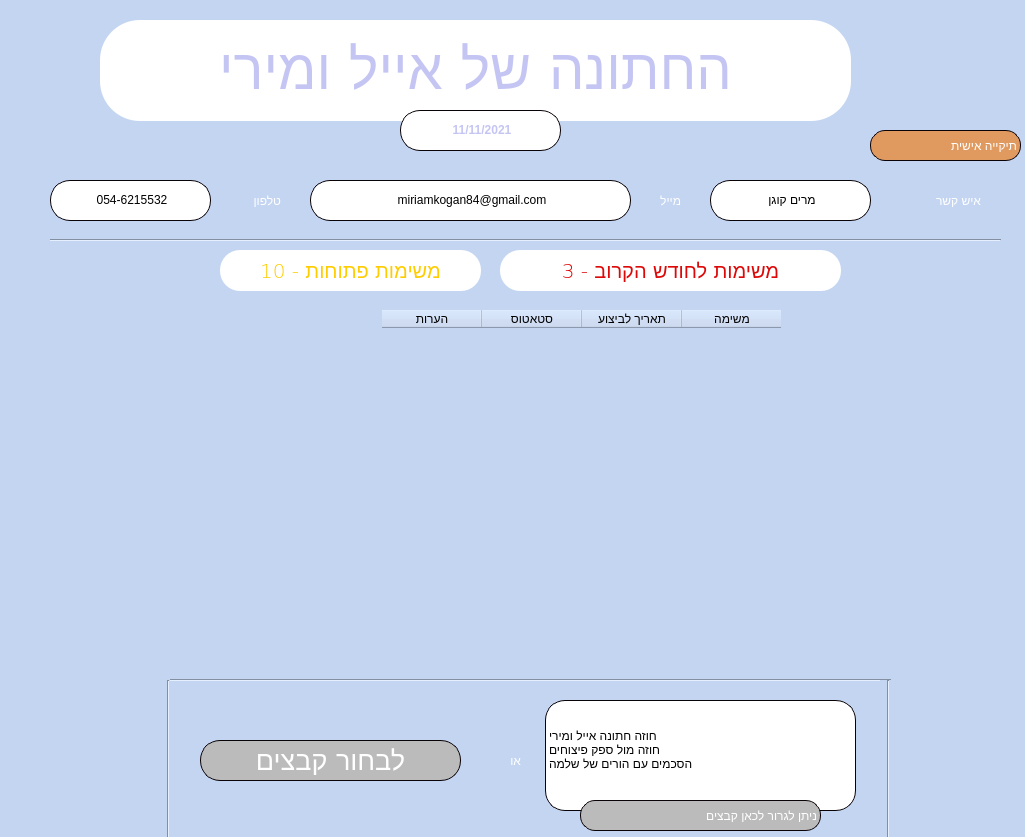
<?xml version="1.0" encoding="UTF-8"?>
<ui version="4.0">
 <class>LeadWindow</class>
 <widget class="QMainWindow" name="LeadWindow">
  <property name="geometry">
   <rect>
    <x>0</x>
    <y>0</y>
    <width>1025</width>
    <height>837</height>
   </rect>
  </property>
  <property name="windowTitle">
   <string>MainWindow</string>
  </property>
  <property name="styleSheet">
   <string notr="true">background-color: rgb(196,213,242);</string>
  </property>
  <widget class="QWidget" name="centralwidget">
   <widget class="QLabel" name="lead_folder_label">
    <property name="geometry">
     <rect>
      <x>870</x>
      <y>130</y>
      <width>151</width>
      <height>31</height>
     </rect>
    </property>
    <property name="styleSheet">
     <string notr="true">QLabel {
	background-color: rgb(224, 153, 94);
	font: 63 14pt &quot;Segoe UI Semibold&quot;;
	border: 1px solid #090206;
	border-radius: 15px;	
	color: rgb(255, 255, 255);
}
</string>
    </property>
    <property name="text">
     <string>תיקייה אישית</string>
    </property>
   </widget>
   <widget class="QLabel" name="contact_email_label">
    <property name="geometry">
     <rect>
      <x>630</x>
      <y>180</y>
      <width>51</width>
      <height>41</height>
     </rect>
    </property>
    <property name="styleSheet">
     <string notr="true">font: 63 15pt &quot;Segoe UI Semibold&quot;;
color: rgb(255, 255, 255);
border-radius: 30px;</string>
    </property>
    <property name="text">
     <string>מייל</string>
    </property>
   </widget>
   <widget class="QLabel" name="dragndrop_label">
    <property name="geometry">
     <rect>
      <x>580</x>
      <y>800</y>
      <width>241</width>
      <height>31</height>
     </rect>
    </property>
    <property name="styleSheet">
     <string notr="true">QLabel {
	background-color: rgb(187,187,187);
	font: 63 14pt &quot;Segoe UI Semibold&quot;;
	border: 1px solid #090206;
	border-radius: 15px;	
	color: rgb(255, 255, 255);
}
</string>
    </property>
    <property name="text">
     <string>ניתן לגרור לכאן קבצים</string>
    </property>
   </widget>
   <widget class="Line" name="left_line">
    <property name="geometry">
     <rect>
      <x>160</x>
      <y>680</y>
      <width>16</width>
      <height>161</height>
     </rect>
    </property>
    <property name="orientation">
     <enum>Qt::Vertical</enum>
    </property>
   </widget>
   <widget class="Line" name="upper_line">
    <property name="geometry">
     <rect>
      <x>50</x>
      <y>230</y>
      <width>951</width>
      <height>20</height>
     </rect>
    </property>
    <property name="orientation">
     <enum>Qt::Horizontal</enum>
    </property>
   </widget>
   <widget class="QLabel" name="wine_icon">
    <property name="geometry">
     <rect>
      <x>20</x>
      <y>20</y>
      <width>71</width>
      <height>101</height>
     </rect>
    </property>
    <property name="styleSheet">
     <string notr="true">image: url(:/icons/misc/wine.png);</string>
    </property>
    <property name="text">
     <string/>
    </property>
   </widget>
   <widget class="QLabel" name="contact_email">
    <property name="geometry">
     <rect>
      <x>310</x>
      <y>180</y>
      <width>321</width>
      <height>41</height>
     </rect>
    </property>
    <property name="styleSheet">
     <string notr="true">font: 12pt &quot;Segoe UI Semilight&quot;;
border:1px solid #090206;
background-color: rgb(255,255,255);
border-radius: 20px;</string>
    </property>
    <property name="text">
     <string>&lt;html&gt;&lt;head/&gt;&lt;body&gt;&lt;p align=&quot;center&quot;&gt;miriamkogan84@gmail.com&lt;/p&gt;&lt;/body&gt;&lt;/html&gt;</string>
    </property>
   </widget>
   <widget class="QTableWidget" name="lead_tablewidget">
    <property name="geometry">
     <rect>
      <x>280</x>
      <y>310</y>
      <width>501</width>
      <height>301</height>
     </rect>
    </property>
    <property name="maximumSize">
     <size>
      <width>881</width>
      <height>16777215</height>
     </size>
    </property>
    <property name="layoutDirection">
     <enum>Qt::RightToLeft</enum>
    </property>
    <property name="frameShape">
     <enum>QFrame::NoFrame</enum>
    </property>
    <property name="verticalScrollBarPolicy">
     <enum>Qt::ScrollBarAsNeeded</enum>
    </property>
    <property name="horizontalScrollBarPolicy">
     <enum>Qt::ScrollBarAlwaysOff</enum>
    </property>
    <property name="sizeAdjustPolicy">
     <enum>QAbstractScrollArea::AdjustToContents</enum>
    </property>
    <column>
     <property name="text">
      <string>משימה</string>
     </property>
    </column>
    <column>
     <property name="text">
      <string>תאריך לביצוע</string>
     </property>
    </column>
    <column>
     <property name="text">
      <string>סטאטוס</string>
     </property>
    </column>
    <column>
     <property name="text">
      <string>הערות</string>
     </property>
    </column>
   </widget>
   <widget class="Line" name="bottom_line">
    <property name="geometry">
     <rect>
      <x>170</x>
      <y>670</y>
      <width>721</width>
      <height>20</height>
     </rect>
    </property>
    <property name="orientation">
     <enum>Qt::Horizontal</enum>
    </property>
   </widget>
   <widget class="QLabel" name="contact_phone">
    <property name="geometry">
     <rect>
      <x>50</x>
      <y>180</y>
      <width>161</width>
      <height>41</height>
     </rect>
    </property>
    <property name="styleSheet">
     <string notr="true">font: 12pt &quot;Segoe UI Semilight&quot;;
border:1px solid #090206;
background-color: rgb(255,255,255);
border-radius: 20px;</string>
    </property>
    <property name="text">
     <string>&lt;html&gt;&lt;head/&gt;&lt;body&gt;&lt;p align=&quot;center&quot;&gt;054-6215532&lt;/p&gt;&lt;/body&gt;&lt;/html&gt;</string>
    </property>
   </widget>
   <widget class="QLabel" name="or_label">
    <property name="geometry">
     <rect>
      <x>490</x>
      <y>740</y>
      <width>31</width>
      <height>41</height>
     </rect>
    </property>
    <property name="styleSheet">
     <string notr="true">font: 63 20pt &quot;Segoe UI Semibold&quot;;
color: rgb(255, 255, 255);
border-radius: 30px;</string>
    </property>
    <property name="text">
     <string>או </string>
    </property>
   </widget>
   <widget class="QLabel" name="contact_name">
    <property name="geometry">
     <rect>
      <x>710</x>
      <y>180</y>
      <width>161</width>
      <height>41</height>
     </rect>
    </property>
    <property name="styleSheet">
     <string notr="true">font: 12pt &quot;Segoe UI Semilight&quot;;
border:1px solid #090206;
background-color: rgb(255,255,255);
border-radius: 20px;</string>
    </property>
    <property name="text">
     <string>&lt;html&gt;&lt;head/&gt;&lt;body&gt;&lt;p align=&quot;center&quot;&gt;מרים קוגן&lt;/p&gt;&lt;/body&gt;&lt;/html&gt;</string>
    </property>
   </widget>
   <widget class="QPushButton" name="lead_open_missions_btn">
    <property name="geometry">
     <rect>
      <x>220</x>
      <y>250</y>
      <width>261</width>
      <height>41</height>
     </rect>
    </property>
    <property name="font">
     <font>
      <family>Segoe UI Semilight</family>
      <pointsize>15</pointsize>
      <weight>7</weight>
      <italic>false</italic>
      <bold>false</bold>
     </font>
    </property>
    <property name="cursor">
     <cursorShape>PointingHandCursor</cursorShape>
    </property>
    <property name="mouseTracking">
     <bool>true</bool>
    </property>
    <property name="focusPolicy">
     <enum>Qt::ClickFocus</enum>
    </property>
    <property name="styleSheet">
     <string notr="true">QPushButton { 
	background-color: rgb(255,255,255);	
	color: rgb(255,204,0);
	font: 63 15pt &quot;Segoe UI Semilight&quot;;
	border-radius: 20px;
}

QPushButton:hover {
	font: 63 15pt &quot;Segoe UI Semilight&quot;;
	background-color: rgb(255,204,0);
	color: rgb(255,255,255);	
}

QPushButton:pressed {
	font: 63 15pt &quot;Segoe UI Semibold&quot;;
}</string>
    </property>
    <property name="text">
     <string>משימות פתוחות - 10</string>
    </property>
   </widget>
   <widget class="QLabel" name="contact_name_label">
    <property name="geometry">
     <rect>
      <x>880</x>
      <y>180</y>
      <width>101</width>
      <height>41</height>
     </rect>
    </property>
    <property name="styleSheet">
     <string notr="true">font: 63 15pt &quot;Segoe UI Semibold&quot;;
color: rgb(255, 255, 255);
border-radius: 30px;</string>
    </property>
    <property name="text">
     <string>איש קשר</string>
    </property>
   </widget>
   <widget class="QLabel" name="contact_phone_label">
    <property name="geometry">
     <rect>
      <x>220</x>
      <y>180</y>
      <width>61</width>
      <height>41</height>
     </rect>
    </property>
    <property name="styleSheet">
     <string notr="true">font: 63 15pt &quot;Segoe UI Semibold&quot;;
color: rgb(255, 255, 255);
border-radius: 30px;</string>
    </property>
    <property name="text">
     <string>טלפון</string>
    </property>
   </widget>
   <widget class="QPushButton" name="lead_folder_btn">
    <property name="geometry">
     <rect>
      <x>890</x>
      <y>20</y>
      <width>111</width>
      <height>101</height>
     </rect>
    </property>
    <property name="font">
     <font>
      <family>Segoe UI Semilight</family>
      <pointsize>20</pointsize>
      <weight>7</weight>
      <italic>false</italic>
      <bold>false</bold>
     </font>
    </property>
    <property name="cursor">
     <cursorShape>OpenHandCursor</cursorShape>
    </property>
    <property name="mouseTracking">
     <bool>true</bool>
    </property>
    <property name="focusPolicy">
     <enum>Qt::ClickFocus</enum>
    </property>
    <property name="toolTip">
     <string>&lt;html&gt;&lt;head/&gt;&lt;body&gt;&lt;p&gt;לחץ לפתיחת תיקייה אישית&lt;/p&gt;&lt;/body&gt;&lt;/html&gt;</string>
    </property>
    <property name="whatsThis">
     <string>&lt;html&gt;&lt;head/&gt;&lt;body&gt;&lt;p&gt;לחץ לפתיחת תיקייה אישית&lt;/p&gt;&lt;/body&gt;&lt;/html&gt;</string>
    </property>
    <property name="styleSheet">
     <string notr="true">QPushButton {
	
	image: url(:/icons/misc/folder.png);
	color: rgb(255, 255, 255);
	font: 63 20pt &quot;Segoe UI Semilight&quot;;
	border-radius: 35px;
}

QPushButton:hover {
	background-color: rgb( 255, 255, 255);
	font: 63 20pt &quot;Segoe UI Semibold&quot;;
}

QPushButton:pressed {
	background-color: rgb(168,230,207);
}</string>
    </property>
    <property name="text">
     <string/>
    </property>
   </widget>
   <widget class="Line" name="right_line">
    <property name="geometry">
     <rect>
      <x>880</x>
      <y>680</y>
      <width>16</width>
      <height>161</height>
     </rect>
    </property>
    <property name="orientation">
     <enum>Qt::Vertical</enum>
    </property>
   </widget>
   <widget class="QPushButton" name="lead_close_missions_btn">
    <property name="geometry">
     <rect>
      <x>500</x>
      <y>250</y>
      <width>341</width>
      <height>41</height>
     </rect>
    </property>
    <property name="font">
     <font>
      <family>Segoe UI Semilight</family>
      <pointsize>15</pointsize>
      <weight>7</weight>
      <italic>false</italic>
      <bold>false</bold>
     </font>
    </property>
    <property name="cursor">
     <cursorShape>PointingHandCursor</cursorShape>
    </property>
    <property name="mouseTracking">
     <bool>true</bool>
    </property>
    <property name="focusPolicy">
     <enum>Qt::ClickFocus</enum>
    </property>
    <property name="styleSheet">
     <string notr="true">QPushButton { 
	background-color: rgb(255,255,255);	
	color: rgb(221,9,9);
	font: 63 15pt &quot;Segoe UI Semilight&quot;;
	border-radius: 20px;
}

QPushButton:hover {
	font: 63 15pt &quot;Segoe UI Semilight&quot;;
	background-color: rgb(221,9,9);
	color: rgb(255,255,255);	
}

QPushButton:pressed {
	font: 63 15pt &quot;Segoe UI Semibold&quot;;
}</string>
    </property>
    <property name="text">
     <string>משימות לחודש הקרוב - 3</string>
    </property>
   </widget>
   <widget class="QLabel" name="lead_date_label">
    <property name="geometry">
     <rect>
      <x>400</x>
      <y>110</y>
      <width>161</width>
      <height>41</height>
     </rect>
    </property>
    <property name="styleSheet">
     <string notr="true">font: 14pt &quot;Segoe UI Semibold&quot;;
border:1px solid #090206;
color: rgb(196,197,242);
background-color: rgb(255,255,255);
border-radius: 20px;</string>
    </property>
    <property name="text">
     <string>&lt;html&gt;&lt;head/&gt;&lt;body&gt;&lt;p align=&quot;center&quot;&gt;&lt;span style=&quot; font-weight:600;&quot;&gt;11/11/2021&lt;/span&gt;&lt;/p&gt;&lt;/body&gt;&lt;/html&gt;</string>
    </property>
   </widget>
   <widget class="QPushButton" name="browser_btn">
    <property name="geometry">
     <rect>
      <x>200</x>
      <y>740</y>
      <width>261</width>
      <height>41</height>
     </rect>
    </property>
    <property name="font">
     <font>
      <family>Segoe UI Semilight</family>
      <pointsize>20</pointsize>
      <weight>7</weight>
      <italic>false</italic>
      <bold>false</bold>
     </font>
    </property>
    <property name="cursor">
     <cursorShape>OpenHandCursor</cursorShape>
    </property>
    <property name="mouseTracking">
     <bool>true</bool>
    </property>
    <property name="focusPolicy">
     <enum>Qt::ClickFocus</enum>
    </property>
    <property name="styleSheet">
     <string notr="true">QPushButton {
	background-color: rgb(187,187,187);
	color: rgb(255, 255, 255);
	border: 1px solid #090206;
	font: 63 20pt &quot;Segoe UI Semilight&quot;;
	border-radius: 20px;
}

QPushButton:hover {
	background-color: rgb(170,170,170);
	font: 63 20pt &quot;Segoe UI Semibold&quot;;
}

QPushButton:pressed {
	background-color: rgb(0,0,0);
}</string>
    </property>
    <property name="text">
     <string>לבחור קבצים</string>
    </property>
   </widget>
   <widget class="QListWidget" name="dragndrop_list">
    <property name="geometry">
     <rect>
      <x>545</x>
      <y>700</y>
      <width>311</width>
      <height>111</height>
     </rect>
    </property>
    <property name="cursor" stdset="0">
     <cursorShape>ArrowCursor</cursorShape>
    </property>
    <property name="toolTip">
     <string>&lt;html&gt;&lt;head/&gt;&lt;body&gt;&lt;p&gt;גרור לכאן קבצים&lt;/p&gt;&lt;/body&gt;&lt;/html&gt;</string>
    </property>
    <property name="whatsThis">
     <string>&lt;html&gt;&lt;head/&gt;&lt;body&gt;&lt;p&gt;גרור לכאן קבצים&lt;/p&gt;&lt;/body&gt;&lt;/html&gt;</string>
    </property>
    <property name="styleSheet">
     <string notr="true">font: 14pt &quot;Segoe UI Semilight&quot;;
border: 1px solid #090206;
background-color: rgb(255,255,255);
border-radius: 20px;</string>
    </property>
    <property name="frameShape">
     <enum>QFrame::NoFrame</enum>
    </property>
    <property name="verticalScrollBarPolicy">
     <enum>Qt::ScrollBarAlwaysOff</enum>
    </property>
    <property name="horizontalScrollBarPolicy">
     <enum>Qt::ScrollBarAlwaysOff</enum>
    </property>
    <property name="flow">
     <enum>QListView::TopToBottom</enum>
    </property>
    <property name="viewMode">
     <enum>QListView::ListMode</enum>
    </property>
    <property name="modelColumn">
     <number>0</number>
    </property>
    <property name="itemAlignment">
     <set>Qt::AlignCenter|Qt::AlignHCenter|Qt::AlignRight|Qt::AlignTrailing|Qt::AlignVCenter</set>
    </property>
    <property name="sortingEnabled">
     <bool>false</bool>
    </property>
    <item>
     <property name="text">
      <string>file_number_1</string>
     </property>
    </item>
    <item>
     <property name="text">
      <string>מסמך חדש</string>
     </property>
    </item>
    <item>
     <property name="text">
      <string>חוזה חתונה אייל ומירי</string>
     </property>
    </item>
    <item>
     <property name="text">
      <string>חוזה מול ספק פיצוחים</string>
     </property>
    </item>
    <item>
     <property name="text">
      <string>הסכמים עם הורים של שלמה</string>
     </property>
    </item>
   </widget>
   <widget class="QFrame" name="upper_frame">
    <property name="geometry">
     <rect>
      <x>100</x>
      <y>20</y>
      <width>751</width>
      <height>101</height>
     </rect>
    </property>
    <property name="font">
     <font>
      <pointsize>15</pointsize>
     </font>
    </property>
    <property name="styleSheet">
     <string notr="true">background-color: rgb(255,255,255);
border-radius: 40px;</string>
    </property>
    <property name="frameShape">
     <enum>QFrame::StyledPanel</enum>
    </property>
    <property name="frameShadow">
     <enum>QFrame::Raised</enum>
    </property>
    <layout class="QHBoxLayout" name="horizontalLayout">
     <item>
      <widget class="QPushButton" name="upper_frame_header_btn">
       <property name="font">
        <font>
         <family>Segoe UI Semibold</family>
         <pointsize>42</pointsize>
         <weight>7</weight>
         <italic>false</italic>
         <bold>false</bold>
        </font>
       </property>
       <property name="cursor">
        <cursorShape>ArrowCursor</cursorShape>
       </property>
       <property name="mouseTracking">
        <bool>true</bool>
       </property>
       <property name="focusPolicy">
        <enum>Qt::ClickFocus</enum>
       </property>
       <property name="autoFillBackground">
        <bool>false</bool>
       </property>
       <property name="styleSheet">
        <string notr="true">QPushButton {
	color: rgb(196,197,242);
	font: 63 42pt &quot;Segoe UI Semibold&quot;;
	border-radius: 30px;
}
</string>
       </property>
       <property name="text">
        <string>החתונה של אייל ומירי</string>
       </property>
      </widget>
     </item>
    </layout>
   </widget>
   <zorder>lead_folder_label</zorder>
   <zorder>contact_email_label</zorder>
   <zorder>left_line</zorder>
   <zorder>upper_line</zorder>
   <zorder>wine_icon</zorder>
   <zorder>contact_email</zorder>
   <zorder>lead_tablewidget</zorder>
   <zorder>bottom_line</zorder>
   <zorder>contact_phone</zorder>
   <zorder>or_label</zorder>
   <zorder>contact_name</zorder>
   <zorder>lead_open_missions_btn</zorder>
   <zorder>contact_name_label</zorder>
   <zorder>contact_phone_label</zorder>
   <zorder>lead_folder_btn</zorder>
   <zorder>right_line</zorder>
   <zorder>lead_close_missions_btn</zorder>
   <zorder>browser_btn</zorder>
   <zorder>dragndrop_list</zorder>
   <zorder>upper_frame</zorder>
   <zorder>lead_date_label</zorder>
   <zorder>dragndrop_label</zorder>
  </widget>
 </widget>
 <resources>
  <include location="images/qrc files/event_window_icons.qrc"/>
 </resources>
 <connections/>
</ui>
